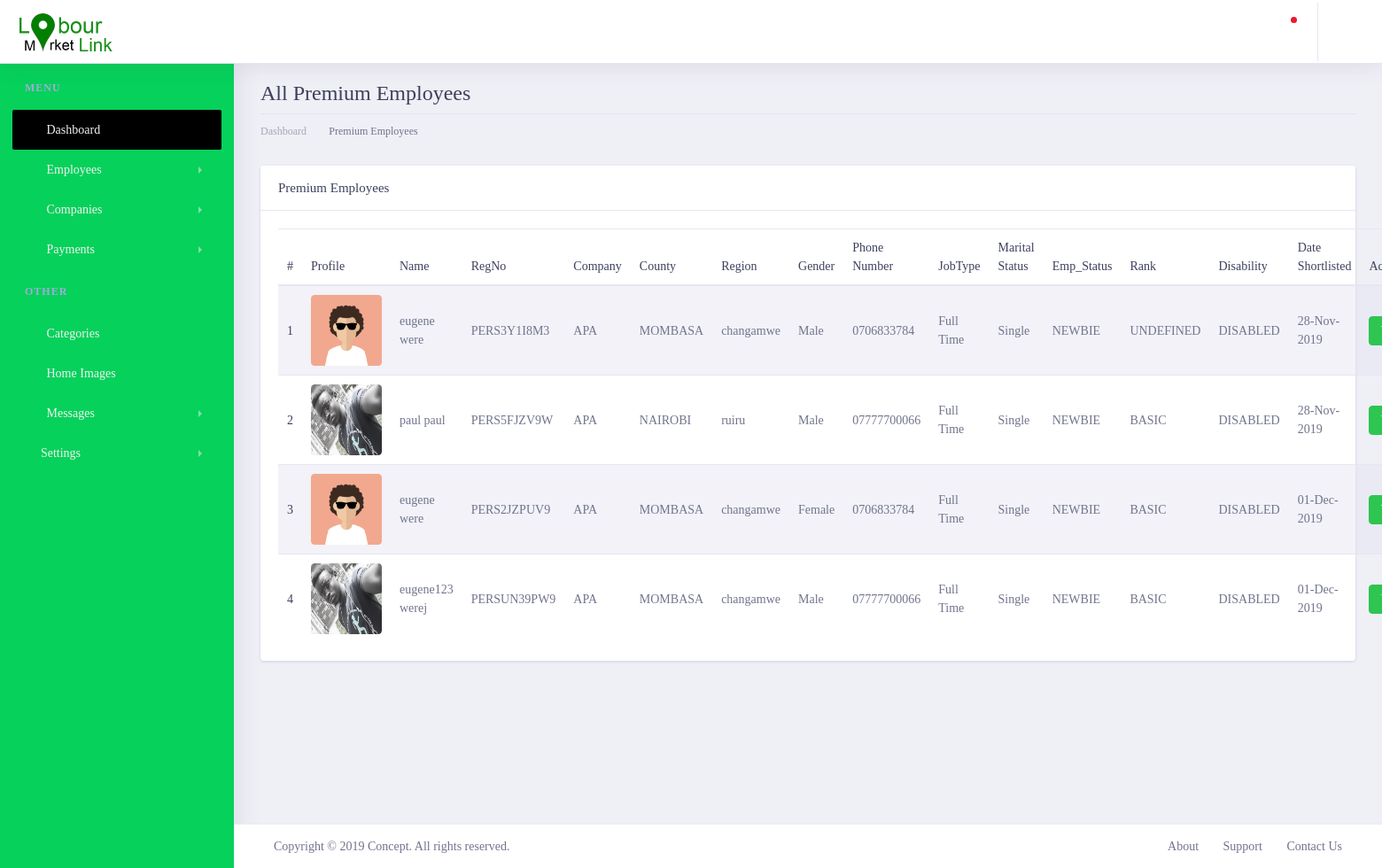
Before: /lmladmin/shortlistedemployees/ (signed in) with the older database file.
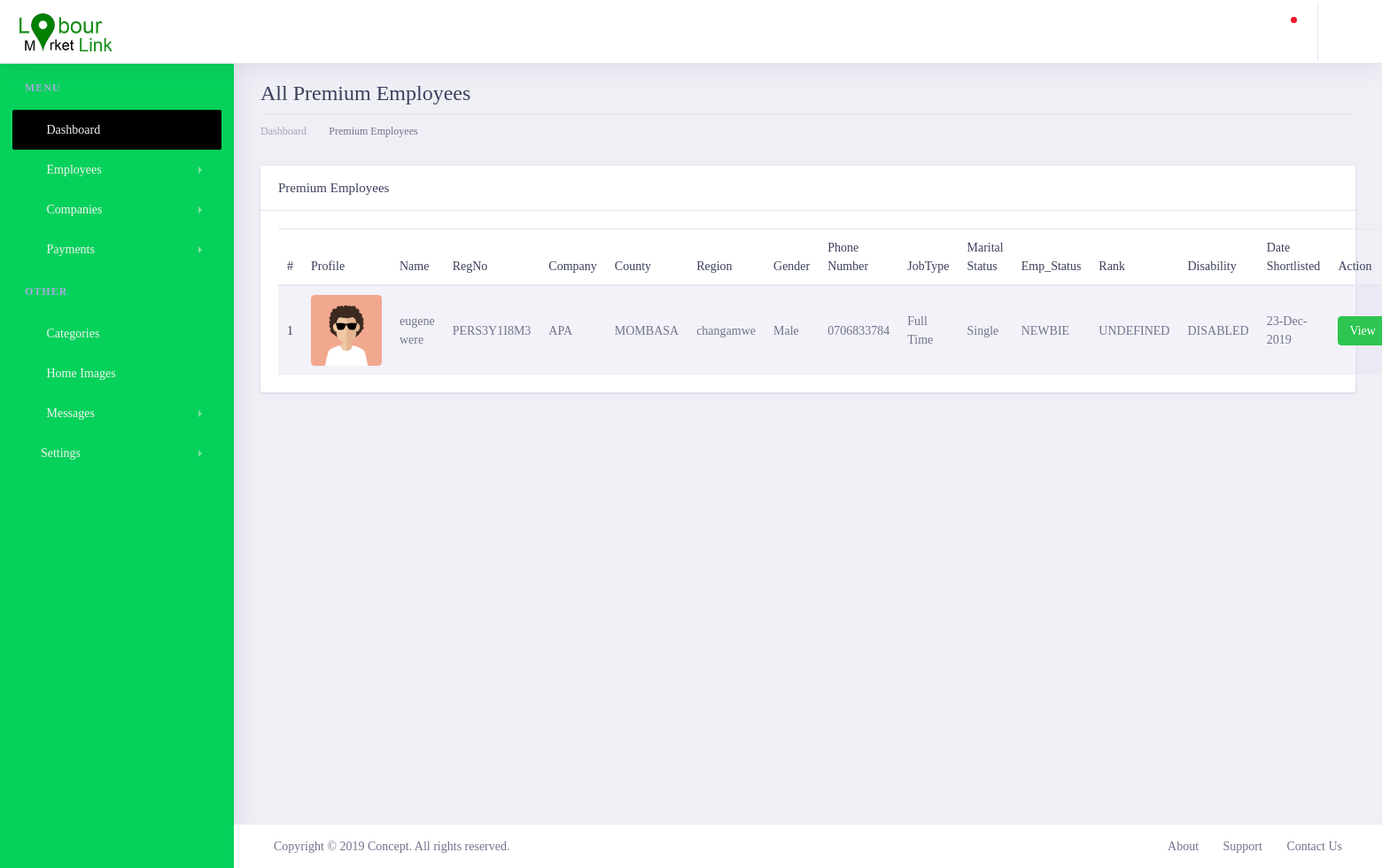
After: the same page with the newer database file.
### lmlappadmin/models.py (models this page shows, shortened)
class CompanyShortlistCustomers(models.Model):
    company = models.ForeignKey(Company, on_delete=models.CASCADE)
    customer = models.ForeignKey(Customer, on_delete=models.CASCADE)
    created_at = models.DateTimeField(auto_now_add=True)
    updated_at = models.DateTimeField(auto_now=True)

class Customer(get_user_model()):
    profile_image = models.ImageField(max_length=200, upload_to='customerImages', null=True, blank=True)
    regpayment = models.ForeignKey(CustomerPayments, on_delete=models.CASCADE, null=True, blank=True)
    country = models.CharField(max_length=100,null=False, blank=False)
    county = models.ForeignKey(County, on_delete=models.CASCADE, null=False, blank=False)
    region = models.ForeignKey(Region, on_delete=models.CASCADE, null=False, blank=False)
    gender = models.CharField(max_length=100,null=False, blank=False)
    category = models.ForeignKey(Category, on_delete=models.CASCADE, max_length=200, null=False, blank=False)
    phone_number = models.CharField(max_length=20, null=False, blank=False)
    date_of_birth = models.DateField(default=datetime.datetime.now)
    landmark = models.CharField(max_length=100,null=True, blank=True)
    huduma_no = models.CharField(max_length=100,null=True, blank=True)
    job_type = models.CharField(max_length=200, null=False, blank=False)
    disability = models.TextField()
    marital_status = models.CharField(max_length=100,null=True, blank=True)
    created_at = models.DateTimeField(auto_now_add=True)
    updated_at = models.DateTimeField(auto_now=True)
    biography = models.TextField()
    PERSONNEL_STATUS = {
        ('NEWBIE', 'Newbie'),
        ('REGISTERED_CONFIRMED', 'Registerd_confirmed'),
        ('DEACTIVATED', 'Deactivated'),
    }
    status = models.CharField(choices=PERSONNEL_STATUS, default='NEWBIE', max_length=200, null=False, blank=False)
    RANK_STATUS = {
        ('BASIC', 'Basic'),
        ('PREMIUM', 'Premium'),
        ('ULTIMATE', 'Ultimate'),
    }
    rank_status = models.CharField(choices=RANK_STATUS, default='BASIC', max_length=200, null=False, blank=False)
    DISABILITY_STATUS=[
        ('DISABLED','Disabled'),
        ('NOT_DISABLED','Not_Disabled')
    ]
    disability_status =models.CharField(choices=DISABILITY_STATUS, default='NOT_DISABLED', max_length=200, null=False, blank=False)
    class Meta:
        verbose_name = 'Customer'
        verbose_name_plural = 'Customers'
    @property
    def customer_reg_no(self):
        regno = CustomerRegNo.objects.filter(customer=self).first()
        if regno:
            return regno.personel_reg_no
        else:
            return 'NO_REGNO_ON_THIS_GUY'

class CustomerRegNo(models.Model):
    customer = models.ForeignKey(Customer, on_delete=models.CASCADE)
    personel_reg_no = models.CharField(max_length=100, null=False, blank=False, unique=True)
    created_at = models.DateTimeField(auto_now_add=True)
    updated_at = models.DateTimeField(auto_now=True)

class Company(get_user_model()):
    logo = models.ImageField(max_length=200, upload_to='employerlogo', null=True, blank=True)
    regpayment = models.ForeignKey(CompanyRegistrationPayment, on_delete=models.CASCADE, null=True, blank=True)
    category = models.ForeignKey(Category, on_delete=models.CASCADE, max_length=200, null=False, blank=False)
    company_name = models.CharField(max_length=200, null=False, blank=False)
    county = models.CharField(max_length=100,null=False, blank=False)
    region = models.CharField(max_length=100,null=False, blank=False)
    landmark = models.CharField(max_length=100,null=False, blank=False)
    company_motto =models.CharField(max_length=100,null=False, blank=False)
    brief_details = models.TextField()
    bizness_entity_type = models.CharField(max_length=100,null=False, blank=False)
    date_created = models.DateField(default=datetime.datetime.now, null=False, blank=False )
    description = models.TextField()
    website = models.CharField(max_length=100,null=True, blank=True)
    company_email = models.CharField(max_length=100,null=False, blank=False)
    kra_number = models.CharField(max_length=100,null=False, blank=False)
    alphanumeric = RegexValidator(r'^[0-9a-zA-Z]*$', 'Only alphanumeric characters are allowed.')
    bussiness_reg_no = models.CharField(max_length=100,null=True, blank=True,unique=True, validators=[alphanumeric])
    created_at = models.DateTimeField(auto_now_add=True)
    updated_at = models.DateTimeField(auto_now=True)
    COMPANY_STATUS ={
        ('NEWBIE','Newbie'),
        ('REGISTERED_CONFIRMED','Registerd_confirmed'),
        ('DEACTIVATED','Deactivated'),
    }
    status = models.CharField( choices=COMPANY_STATUS, default='NEWBIE', max_length=200, null=False, blank=False)
    RANK_STATUS = {
        ('UNDEFINED','Undefined'),
        ('BASIC','Basic'),
        ('PREMIUM', 'Premium'),
        ('ULTIMATE', 'Ultimate'),
        ('PRO_BASIC', 'Pro_basic'),
        ('PRO_ULTIMATE', 'Pro_ultimate'),
        ('PLATINUM', 'Platinum'),
    }
    rank_status = models.CharField( choices=RANK_STATUS, default='UNDEFINED', max_length=200, null=False, blank=False)
    class Meta:
        verbose_name = 'Employer'
        verbose_name_plural = 'Employers'

class County(models.Model):
    county_number = models.IntegerField(null=False,blank=False)
    county = models.CharField(max_length=200,null=False,blank=False)
    created_at = models.DateTimeField(auto_now_add=True)
    updated_at = models.DateTimeField(auto_now=True)
    def __str__(self):
        return '%s' % (self.county)

class Region(models.Model):
    county_number = models.IntegerField(null=False,blank=False)
    region = models.CharField(max_length=200,null=False,blank=False)
    ward = models.CharField(max_length=200,null=False,blank=False)
    created_at = models.DateTimeField(auto_now_add=True)
    updated_at = models.DateTimeField(auto_now=True)
    def __str__(self):
        return '%s' % (self.region)

### lmlappadmin/views.py (the view)
# urls.py: path('shortlistedemployees/',views.shortlistedemployees, name='shortlistedemployees'),
@login_required()
def shortlistedemployees(request):
    employ = CompanyShortlistCustomers.objects.filter()
    context = {
        'title': 'ShortlistedEmployees',
        'customers': employ,
    }
    return render(request,'employee/shortlistedemployies.html', context)

### lmlapp/templatetags/call_methods.py (called while the page is built)
@register.filter(name='contactushome')
def comments(request):
    contactushome = ContactUsHome.objects.filter(status="UNREAD").order_by("-created_at")
    if contactushome is not None:
        return contactushome
    return False

@register.filter(name='contactushomecount')
def commentscount(request):
    contactushomecount = ContactUsHome.objects.count()
    if contactushomecount > 0:
        return contactushomecount
    return False

### lmlappadmin/templates/employee/shortlistedemployies.html (shortened to what the changed rows need)
{% extends 'admin/layout.html' %}
{% load static %}
{% block content %}
       <div class="dashboard-wrapper ml-0">
            <div class="container-fluid  dashboard-content">
                <div class="row">
                    <div class="col-xl-12 col-lg-12 col-md-12 col-sm-12 col-12">
                        <div class="page-header">
                            <h2 class="pageheader-title"> All Premium Employees</h2>
                        </div>
                    </div>
                </div>
                <div class="row">
                    <div class="col-xl-12 col-lg-12 col-md-12 col-sm-12 col-12">
                            <div class="card">
                                <div class="card-body">
                                    <table class="table table-striped">
                                        <thead>
                                            <tr>
                                                <th scope="col">#</th>
                                                <th scope="col">Profile</th>
                                                <th scope="col">Name</th>
                                                <th scope="col">RegNo</th>
                                                <th scope="col">Company</th>
                                                <th scope="col">County</th>
                                                <th scope="col">Region</th>
                                                <th scope="col">Gender</th>
                                                <th scope="col">Phone Number</th>
                                                <th scope="col">JobType</th>
                                                <th scope="col">Marital Status</th>
                                                <th scope="col">Emp_Status</th>
                                                <th scope="col">Rank</th>
                                                <th scope="col">Disability</th>
                                                <th scope="col">Date Shortlisted</th>
                                                <th scope="col">Action</th>
                                            </tr>
                                        </thead>
                                        <tbody>
                                            {% for employee in customers %}
                                                <tr>
                                                    <th scope="row">{{forloop.counter}}</th>
                                                    <td>
                                                        <div style="width: 80px; height: 80px; overflow: hidden;" class="rounded">
                                                            <img class="w-100 h-100 rounded" src="{{ employee.customer.profile_image.url }}" alt="">
                                                        </div>
                                                    </td>
                                                    <td>{{employee.customer.first_name}} {{ employee.customer.last_name }}</td>
                                                     <td>{{employee.customer.customer_reg_no}}</td>
                                                    <td>{{employee.company.company_name }}</td>
                                                    <td>{{employee.customer.county}}</td>
                                                    <td>{{employee.customer.region}}</td>
                                                    <td>{{employee.customer.gender}}</td>
                                                    <td>{{employee.customer.phone_number}}</td>
                                                    <td>{{employee.customer.job_type }}</td>
                                                    <td>{{employee.customer.marital_status}}</td>
                                                    <td>{{employee.customer.status}}</td>
                                                    <td>{{employee.customer.rank_status}}</td>
                                                    <td>{{employee.customer.disability_status}}</td>
                                                    <td>{{employee.created_at|date:'d-M-Y'}}</td>
                                                    <td>
                                                        <a href="" class="btn btn-success btn-sm rounded">View</a>
                                                    </td>
                                                </tr>
                                            {%  endfor  %}
                                        </tbody>
                                    </table>
                                </div>
                            </div>
                        </div>
                </div>
            </div>
        </div>
{% endblock content %}

Changed rows visible on the page:
removed CompanyShortlistCustomers: customer.profile_image (picture), customer.first_name "eugene", customer.last_name "were", customer.customer_reg_no "PERS3Y1I8M3", company.company_name "APA", customer.county "MOMBASA", customer.region "changamwe", customer.gender "Male", customer.phone_number "0706833784", customer.job_type "Full Time", customer.marital_status "Single", customer.status "NEWBIE", customer.rank_status "UNDEFINED", customer.disability_status "DISABLED", created_at "28-Nov-2019"
removed CompanyShortlistCustomers: customer.profile_image (picture), customer.first_name "paul", customer.last_name "paul", customer.customer_reg_no "PERS5FJZV9W", company.company_name "APA", customer.county "NAIROBI", customer.region "ruiru", customer.gender "Male", customer.phone_number "07777700066", customer.job_type "Full Time", customer.marital_status "Single", customer.status "NEWBIE", customer.rank_status "BASIC", customer.disability_status "DISABLED", created_at "28-Nov-2019"
removed CompanyShortlistCustomers: customer.profile_image (picture), customer.first_name "eugene", customer.last_name "were", customer.customer_reg_no "PERS2JZPUV9", company.company_name "APA", customer.county "MOMBASA", customer.region "changamwe", customer.gender "Female", customer.phone_number "0706833784", customer.job_type "Full Time", customer.marital_status "Single", customer.status "NEWBIE", customer.rank_status "BASIC", customer.disability_status "DISABLED", created_at "01-Dec-2019"
removed CompanyShortlistCustomers: customer.profile_image (picture), customer.first_name "eugene123", customer.last_name "werej", customer.customer_reg_no "PERSUN39PW9", company.company_name "APA", customer.county "MOMBASA", customer.region "changamwe", customer.gender "Male", customer.phone_number "07777700066", customer.job_type "Full Time", customer.marital_status "Single", customer.status "NEWBIE", customer.rank_status "BASIC", customer.disability_status "DISABLED", created_at "01-Dec-2019"
added CompanyShortlistCustomers: customer.profile_image (picture), customer.first_name "eugene", customer.last_name "were", customer.customer_reg_no "PERS3Y1I8M3", company.company_name "APA", customer.county "MOMBASA", customer.region "changamwe", customer.gender "Male", customer.phone_number "0706833784", customer.job_type "Full Time", customer.marital_status "Single", customer.status "NEWBIE", customer.rank_status "UNDEFINED", customer.disability_status "DISABLED", created_at "23-Dec-2019"
